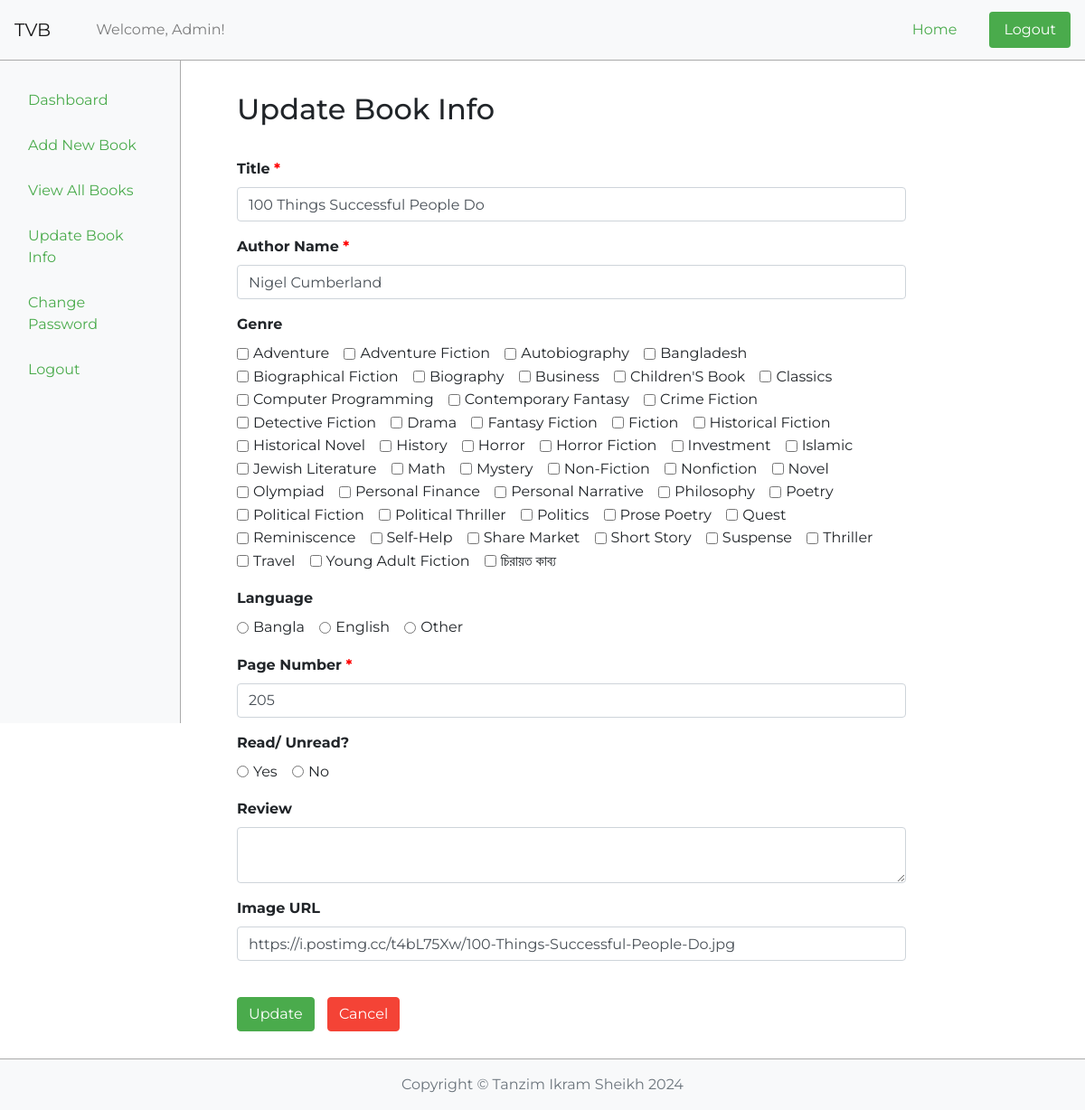
/update_book_info?id=1 (signed in), run on the app's committed database.
### server.py (models this page shows, shortened)
class User(UserMixin, db.Model):
    id = db.Column(db.Integer, primary_key=True)
    username = db.Column(db.String(250), unique=True, nullable=False)
    password = db.Column(db.String(250), nullable=False)

class Book(db.Model):
    id = db.Column(db.Integer, primary_key=True)
    title = db.Column(db.String(250), unique=True, nullable=False)
    author_name = db.Column(db.String(250), nullable=False)
    genre = db.Column(db.String(500), nullable=False)
    language = db.Column(db.String(250), nullable=True)
    page_num = db.Column(db.Integer, nullable=True)
    read_unread = db.Column(db.String(250), nullable=True)
    review = db.Column(db.String(1000), nullable=True)
    img_url = db.Column(db.String(250), nullable=True)

### server.py (the view, shortened to what this page needs)
@app.route("/update_book_info", methods=["GET", "POST"])
@login_required
def update_book_info():
    current_username = current_user.username
    all_books = Book.query.order_by(Book.id.asc()).all()
    book_id = request.args.get("id")
    book_selected = Book.query.get(book_id)
    unique_genres = get_unique_genres()
    return render_template("update_book_info.html", book=book_selected, books=all_books,
                           username=current_username, unique_genres=unique_genres,
                           logged_in=current_user.is_authenticated)

### server.py (called while the page is built)
def get_unique_genres():
    books = Book.query.all()
    genre_set = set()  # Use a set to store unique genres
    for book in books:
        genres = book.genre.split(', ')
        for genre in genres:
            title_case_genre = genre.strip().title()  # Strip whitespace and convert to title case
            genre_set.add(title_case_genre)
    unique_genres = sorted(genre_set)
    return unique_genres

@login_manager.user_loader
def load_user(user_id):
    return User.query.get(int(user_id))

### templates/update_book_info.html (shortened to what this page needs)
{% include "dashboard_header.html" %}
    <div class="container-fluid">
        <div class="row">
            {% include "sidebar.html" %}
            <main role="main" id="main-container" class="col-md-6 ml-sm-auto col-lg-8">
                <div class="d-flex justify-content-center align-items-center">
                    <div class="container">
                        <br><br><br>
                        <h2 id="add-book-heading">Update Book Info</h2>
                        <div class="form-container">
                            <form id="updateBookForm" method="post" novalidate>
                                <div class="form-group">
                                    <label class="bold-label" for="title">Title <span id="mendatory">*</span></label>
                                    <input type="text" class="form-control" id="title" name="title" value="{% if book %}{{ book.title }}{% endif %}">
                                </div>
                                {% if book %}
                                <div class="form-group">
                                    <label class="bold-label" for="author_name">Author Name <span
                                            id="mendatory">*</span></label>
                                    <input type="text" class="form-control" id="author_name" name="author_name"
                                        value="{{ book.author_name }}">
                                </div>
                                {% endif %}
                                <div class="form-group">
                                    <label class="bold-label">Genre</label><br>
                                    {% for genre in unique_genres %}
                                    <div class="form-check form-check-inline">
                                        <input class="form-check-input" type="checkbox" id="{{ genre }}" name="genre"
                                            value="{{ genre }}">
                                        <label class="form-check-label" for="{{ genre }}">{{ genre }}</label>
                                    </div>
                                    {% endfor %}
                                </div>
                                <div class="form-group">
                                    <label class="bold-label" for="language">Language</label><br>
                                    <div class="form-check form-check-inline">
                                        <input class="form-check-input" type="radio" id="bangla" name="language"
                                            value="Bangla" required>
                                        <label class="form-check-label" for="bangla">Bangla</label>
                                    </div>
                                    <div class="form-check form-check-inline">
                                        <input class="form-check-input" type="radio" id="english" name="language"
                                            value="English" required>
                                        <label class="form-check-label" for="english">English</label>
                                    </div>
                                    <div class="form-check form-check-inline">
                                        <input class="form-check-input" type="radio" id="other_language" name="language"
                                            value="Other" required>
                                        <label class="form-check-label" for="other_language">Other</label>
                                    </div>
                                </div>
                                <div class="form-group">
                                    <label class="bold-label" for="page_num">Page Number <span
                                            id="mendatory">*</span></label>
                                    <input type="number" class="form-control" id="page_num" name="page_num"
                                        value="{{ book.page_num }}" required>
                                </div>
                                <div class="form-group">
                                    <label class="bold-label" for="read_unread">Read/ Unread?</label><br>
                                    <div class="form-check form-check-inline">
                                        <input class="form-check-input" type="radio" id="read" name="read_unread"
                                            value="Yes" required>
                                        <label class="form-check-label" for="read">Yes</label>
                                    </div>
                                    <div class="form-check form-check-inline">
                                        <input class="form-check-input" type="radio" id="unread" name="read_unread"
                                            value="No" required>
                                        <label class="form-check-label" for="unread">No</label>
                                    </div>
                                </div>
                                <div class="form-group">
                                    <label class="bold-label" for="review">Review</label>
                                    <textarea class="form-control" id="review" name="review">{{ book.review }}</textarea>
                                </div>
                                <div class="form-group">
                                    <label class="bold-label" for="img_url">Image URL</label>
                                    <input type="text" class="form-control" id="img_url" name="img_url"
                                        value="{{ book.img_url }}">
                                </div>
                                <br>
                                <button type="submit" class="btn btn-update">Update</button>
                                <button type="button" id="delete-button" class="btn"><a id="cancel-btn"
                                        href="{{ url_for('dashboard')}}">Cancel</a></button>
                            </form>
                        </div>
                    </div>
                </div>
            </main>
        </div>
    </div>
    {% include "footer.html" %}
</body>
</html>

### templates/dashboard_header.html (shortened to what this page needs)
<!DOCTYPE html>
<html lang="en">
<head>
    <link href="https://maxcdn.bootstrapcdn.com/bootstrap/4.5.2/css/bootstrap.min.css" rel="stylesheet">
    <link href="static/css/dashboard.css" rel="stylesheet" />
</head>
<body>
    <nav id="navigationbar" class="navbar navbar-expand-lg navbar-light bg-light fixed-top">
        <a class="navbar-brand" href="{{ url_for('home')}}">
            TVB
        </a>
        <span class="navbar-text mr-auto">Welcome, {{ username.title() }}!</span>
        <ul class="nav nav-pills ml-auto">
            <li class="nav-item">
                <a class="nav-link" aria-current="page" href="{{ url_for('home')}}">Home</a>
            </li>
            <li class="nav-item">
                <a class="nav-link active" aria-current="page" href="{{ url_for('logout')}}">Logout</a>
            </li>
        </ul>
    </nav>

### static/css/dashboard.css (style rules this page uses)
body { display: flex; flex-direction: column; min-height: 100vh; font-family: "Montserrat", sans-serif; }
main { flex-grow: 1; margin: 30px 0; }
#main-container { margin-right: 14%; }
.bold-label { font-weight: 700; }
#add-book-heading { margin-bottom: 35px; }
ul li { margin: 5px 0; }
body { display: flex; flex-direction: column; min-height: 100vh; }
a { color: #4aab4c; text-decoration: none; }
#navigationbar { border-bottom: 1px solid #aaaaaa; margin: 5px 0; margin-top: 0; z-index: 1030; }
.navbar-brand { margin-right: 50px; }
a.nav-link { font-size: 1rem; font-weight: 400; }
a.nav-link { color: #4aab4c; text-decoration: none; }
.nav-pills .nav-link.active, .nav-pills .show > .nav-link { color: #fff; background-color: #4aab4c; text-decoration: none; margin-left: 20px; }
#mendatory { color: red; }
.btn-update, .btn-custom { color: #fff; background-color: #4aab4c; border-color: #4aab4c; }
#delete-button { background-color: #f44336; border-color: #f44336; color: white; margin-left: 10px; }
#cancel-btn { text-decoration: none; color: #fff; }

### data on the page
User: title "Admin"
Book: title "100 Things Successful People Do", author_name "Nigel Cumberland", page_num "205", img_url "https://i.postimg.cc/t4bL75Xw/100-Things-Successful-People-Do.jpg"

### other printed values
{{ genre }} "Adventure" "Adventure Fiction" "Autobiography" "Bangladesh" "Biographical Fiction" "Biography" "Business" "Children'S Book" "Classics" "Computer Programming" "Contemporary Fantasy" "Crime Fiction" "Detective Fiction" "Drama" "Fantasy Fiction" "Fiction" "Historical Fiction" "Historical Novel" "History" "Horror" "Horror Fiction" "Investment" "Islamic" "Jewish Literature" "Math" "Mystery" "Non-Fiction" "Nonfiction" "Novel" "Olympiad" "Personal Finance" "Personal Narrative" "Philosophy" "Poetry" "Political Fiction" "Political Thriller" "Politics" "Prose Poetry" "Quest" "Reminiscence" "Self-Help" "Share Market" "Short Story" "Suspense" "Thriller" "Travel" "Young Adult Fiction" "চিরায়ত কাব্য"
